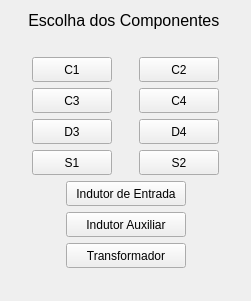
         <widget class="QWidget" name="layoutWidget_2">
             <property name="geometry">
                 <rect>
                     <x>330</x>
                     <y>410</y>
                     <width>251</width>
                     <height>301</height>
                 </rect>
             </property>
             <layout class="QVBoxLayout" name="verticalLayout_4">
                 <item>
                     <layout class="QHBoxLayout" name="horizontalLayout_19">
                         <item>
                             <spacer name="horizontalSpacer_36">
                                 <property name="orientation">
                                     <enum>Qt::Horizontal</enum>
                                 </property>
                                 <property name="sizeHint" stdset="0">
                                     <size>
                                         <width>40</width>
                                         <height>20</height>
                                     </size>
                                 </property>
                             </spacer>
                         </item>
                         <item>
                             <widget class="QLabel" name="label_ConfiguracoesDoOtimizador_4">
                                 <property name="sizePolicy">
                                     <sizepolicy hsizetype="Fixed" vsizetype="Fixed">
                                         <horstretch>0</horstretch>
                                         <verstretch>0</verstretch>
                                     </sizepolicy>
                                 </property>
                                 <property name="text">
                                     <string>&lt;html&gt;&lt;head/&gt;&lt;body&gt;&lt;p align=&quot;center&quot;&gt;&lt;span
                                         style=&quot; font-size:12pt;&quot;&gt;Escolha dos Componentes&lt;/span&gt;&lt;/p&gt;&lt;/body&gt;&lt;/html&gt;
                                     </string>
                                 </property>
                             </widget>
                         </item>
                         <item>
                             <spacer name="horizontalSpacer_37">
                                 <property name="orientation">
                                     <enum>Qt::Horizontal</enum>
                                 </property>
                                 <property name="sizeHint" stdset="0">
                                     <size>
                                         <width>40</width>
                                         <height>20</height>
                                     </size>
                                 </property>
                             </spacer>
                         </item>
                     </layout>
                 </item>
                 <item>
                     <spacer name="verticalSpacer_8">
                         <property name="orientation">
                             <enum>Qt::Vertical</enum>
                         </property>
                         <property name="sizeType">
                             <enum>QSizePolicy::Fixed</enum>
                         </property>
                         <property name="sizeHint" stdset="0">
                             <size>
                                 <width>20</width>
                                 <height>20</height>
                             </size>
                         </property>
                     </spacer>
                 </item>
                 <item>
                     <layout class="QHBoxLayout" name="horizontalLayout_26">
                         <item>
                             <spacer name="horizontalSpacer_55">
                                 <property name="orientation">
                                     <enum>Qt::Horizontal</enum>
                                 </property>
                                 <property name="sizeHint" stdset="0">
                                     <size>
                                         <width>40</width>
                                         <height>20</height>
                                     </size>
                                 </property>
                             </spacer>
                         </item>
                         <item>
                             <widget class="QPushButton" name="pushButtonSelC1">
                                 <property name="sizePolicy">
                                     <sizepolicy hsizetype="Fixed" vsizetype="Fixed">
                                         <horstretch>0</horstretch>
                                         <verstretch>0</verstretch>
                                     </sizepolicy>
                                 </property>
                                 <property name="minimumSize">
                                     <size>
                                         <width>80</width>
                                         <height>25</height>
                                     </size>
                                 </property>
                                 <property name="maximumSize">
                                     <size>
                                         <width>120</width>
                                         <height>25</height>
                                     </size>
                                 </property>
                                 <property name="text">
                                     <string>C1</string>
                                 </property>
                             </widget>
                         </item>
                         <item>
                             <spacer name="horizontalSpacer_42">
                                 <property name="orientation">
                                     <enum>Qt::Horizontal</enum>
                                 </property>
                                 <property name="sizeHint" stdset="0">
                                     <size>
                                         <width>40</width>
                                         <height>20</height>
                                     </size>
                                 </property>
                             </spacer>
                         </item>
                         <item>
                             <widget class="QPushButton" name="pushButtonSelC2">
                                 <property name="sizePolicy">
                                     <sizepolicy hsizetype="Fixed" vsizetype="Fixed">
                                         <horstretch>0</horstretch>
                                         <verstretch>0</verstretch>
                                     </sizepolicy>
                                 </property>
                                 <property name="minimumSize">
                                     <size>
                                         <width>80</width>
                                         <height>25</height>
                                     </size>
                                 </property>
                                 <property name="maximumSize">
                                     <size>
                                         <width>120</width>
                                         <height>25</height>
                                     </size>
                                 </property>
                                 <property name="text">
                                     <string>C2</string>
                                 </property>
                             </widget>
                         </item>
                         <item>
                             <spacer name="horizontalSpacer_56">
                                 <property name="orientation">
                                     <enum>Qt::Horizontal</enum>
                                 </property>
                                 <property name="sizeHint" stdset="0">
                                     <size>
                                         <width>40</width>
                                         <height>20</height>
                                     </size>
                                 </property>
                             </spacer>
                         </item>
                     </layout>
                 </item>
                 <item>
                     <layout class="QHBoxLayout" name="horizontalLayout_20">
                         <item>
                             <spacer name="horizontalSpacer_50">
                                 <property name="orientation">
                                     <enum>Qt::Horizontal</enum>
                                 </property>
                                 <property name="sizeHint" stdset="0">
                                     <size>
                                         <width>40</width>
                                         <height>20</height>
                                     </size>
                                 </property>
                             </spacer>
                         </item>
                         <item>
                             <widget class="QPushButton" name="pushButtonSelC3">
                                 <property name="sizePolicy">
                                     <sizepolicy hsizetype="Fixed" vsizetype="Fixed">
                                         <horstretch>0</horstretch>
                                         <verstretch>0</verstretch>
                                     </sizepolicy>
                                 </property>
                                 <property name="minimumSize">
                                     <size>
                                         <width>80</width>
                                         <height>25</height>
                                     </size>
                                 </property>
                                 <property name="maximumSize">
                                     <size>
                                         <width>120</width>
                                         <height>25</height>
                                     </size>
                                 </property>
                                 <property name="text">
                                     <string>C3</string>
                                 </property>
                             </widget>
                         </item>
                         <item>
                             <spacer name="horizontalSpacer_39">
                                 <property name="orientation">
                                     <enum>Qt::Horizontal</enum>
                                 </property>
                                 <property name="sizeHint" stdset="0">
                                     <size>
                                         <width>40</width>
                                         <height>20</height>
                                     </size>
                                 </property>
                             </spacer>
                         </item>
                         <item>
                             <widget class="QPushButton" name="pushButtonSelC4">
                                 <property name="sizePolicy">
                                     <sizepolicy hsizetype="Fixed" vsizetype="Fixed">
                                         <horstretch>0</horstretch>
                                         <verstretch>0</verstretch>
                                     </sizepolicy>
                                 </property>
                                 <property name="minimumSize">
                                     <size>
                                         <width>80</width>
                                         <height>25</height>
                                     </size>
                                 </property>
                                 <property name="maximumSize">
                                     <size>
                                         <width>120</width>
                                         <height>25</height>
                                     </size>
                                 </property>
                                 <property name="text">
                                     <string>C4</string>
                                 </property>
                             </widget>
                         </item>
                         <item>
                             <spacer name="horizontalSpacer_40">
                                 <property name="orientation">
                                     <enum>Qt::Horizontal</enum>
                                 </property>
                                 <property name="sizeHint" stdset="0">
                                     <size>
                                         <width>40</width>
                                         <height>20</height>
                                     </size>
                                 </property>
                             </spacer>
                         </item>
                     </layout>
                 </item>
                 <item>
                     <layout class="QHBoxLayout" name="horizontalLayout_21">
                         <item>
                             <spacer name="horizontalSpacer_51">
                                 <property name="orientation">
                                     <enum>Qt::Horizontal</enum>
                                 </property>
                                 <property name="sizeHint" stdset="0">
                                     <size>
                                         <width>40</width>
                                         <height>20</height>
                                     </size>
                                 </property>
                             </spacer>
                         </item>
                         <item>
                             <widget class="QPushButton" name="pushButtonSelD3">
                                 <property name="sizePolicy">
                                     <sizepolicy hsizetype="Fixed" vsizetype="Fixed">
                                         <horstretch>0</horstretch>
                                         <verstretch>0</verstretch>
                                     </sizepolicy>
                                 </property>
                                 <property name="minimumSize">
                                     <size>
                                         <width>80</width>
                                         <height>25</height>
                                     </size>
                                 </property>
                                 <property name="maximumSize">
                                     <size>
                                         <width>120</width>
                                         <height>25</height>
                                     </size>
                                 </property>
                                 <property name="text">
                                     <string>D3</string>
                                 </property>
                             </widget>
                         </item>
                         <item>
                             <spacer name="horizontalSpacer_41">
                                 <property name="orientation">
                                     <enum>Qt::Horizontal</enum>
                                 </property>
                                 <property name="sizeHint" stdset="0">
                                     <size>
                                         <width>40</width>
                                         <height>20</height>
                                     </size>
                                 </property>
                             </spacer>
                         </item>
                         <item>
                             <widget class="QPushButton" name="pushButtonSelD4">
                                 <property name="sizePolicy">
                                     <sizepolicy hsizetype="Fixed" vsizetype="Fixed">
                                         <horstretch>0</horstretch>
                                         <verstretch>0</verstretch>
                                     </sizepolicy>
                                 </property>
                                 <property name="minimumSize">
                                     <size>
                                         <width>80</width>
                                         <height>25</height>
                                     </size>
                                 </property>
                                 <property name="maximumSize">
                                     <size>
                                         <width>120</width>
                                         <height>25</height>
                                     </size>
                                 </property>
                                 <property name="text">
                                     <string>D4</string>
                                 </property>
                             </widget>
                         </item>
                         <item>
                             <spacer name="horizontalSpacer_53">
                                 <property name="orientation">
                                     <enum>Qt::Horizontal</enum>
                                 </property>
                                 <property name="sizeHint" stdset="0">
                                     <size>
                                         <width>40</width>
                                         <height>20</height>
                                     </size>
                                 </property>
                             </spacer>
                         </item>
                     </layout>
                 </item>
                 <item>
                     <layout class="QHBoxLayout" name="horizontalLayout_22">
                         <item>
                             <spacer name="horizontalSpacer_52">
                                 <property name="orientation">
                                     <enum>Qt::Horizontal</enum>
                                 </property>
                                 <property name="sizeHint" stdset="0">
                                     <size>
                                         <width>40</width>
                                         <height>20</height>
                                     </size>
                                 </property>
                             </spacer>
                         </item>
                         <item>
                             <widget class="QPushButton" name="pushButtonSelS1">
                                 <property name="sizePolicy">
                                     <sizepolicy hsizetype="Fixed" vsizetype="Fixed">
                                         <horstretch>0</horstretch>
                                         <verstretch>0</verstretch>
                                     </sizepolicy>
                                 </property>
                                 <property name="minimumSize">
                                     <size>
                                         <width>80</width>
                                         <height>25</height>
                                     </size>
                                 </property>
                                 <property name="maximumSize">
                                     <size>
                                         <width>120</width>
                                         <height>25</height>
                                     </size>
                                 </property>
                                 <property name="text">
                                     <string>S1</string>
                                 </property>
                             </widget>
                         </item>
                         <item>
                             <spacer name="horizontalSpacer_43">
                                 <property name="orientation">
                                     <enum>Qt::Horizontal</enum>
                                 </property>
                                 <property name="sizeHint" stdset="0">
                                     <size>
                                         <width>40</width>
                                         <height>20</height>
                                     </size>
                                 </property>
                             </spacer>
                         </item>
                         <item>
                             <widget class="QPushButton" name="pushButtonSelS2">
                                 <property name="sizePolicy">
                                     <sizepolicy hsizetype="Fixed" vsizetype="Fixed">
                                         <horstretch>0</horstretch>
                                         <verstretch>0</verstretch>
                                     </sizepolicy>
                                 </property>
                                 <property name="minimumSize">
                                     <size>
                                         <width>80</width>
                                         <height>25</height>
                                     </size>
                                 </property>
                                 <property name="maximumSize">
                                     <size>
                                         <width>120</width>
                                         <height>25</height>
                                     </size>
                                 </property>
                                 <property name="text">
                                     <string>S2</string>
                                 </property>
                             </widget>
                         </item>
                         <item>
                             <spacer name="horizontalSpacer_54">
                                 <property name="orientation">
                                     <enum>Qt::Horizontal</enum>
                                 </property>
                                 <property name="sizeHint" stdset="0">
                                     <size>
                                         <width>40</width>
                                         <height>20</height>
                                     </size>
                                 </property>
                             </spacer>
                         </item>
                     </layout>
                 </item>
                 <item>
                     <layout class="QHBoxLayout" name="horizontalLayout_23">
                         <item>
                             <spacer name="horizontalSpacer_44">
                                 <property name="orientation">
                                     <enum>Qt::Horizontal</enum>
                                 </property>
                                 <property name="sizeHint" stdset="0">
                                     <size>
                                         <width>40</width>
                                         <height>20</height>
                                     </size>
                                 </property>
                             </spacer>
                         </item>
                         <item>
                             <widget class="QPushButton" name="pushButtonSelLi">
                                 <property name="sizePolicy">
                                     <sizepolicy hsizetype="Fixed" vsizetype="Fixed">
                                         <horstretch>0</horstretch>
                                         <verstretch>0</verstretch>
                                     </sizepolicy>
                                 </property>
                                 <property name="minimumSize">
                                     <size>
                                         <width>120</width>
                                         <height>25</height>
                                     </size>
                                 </property>
                                 <property name="maximumSize">
                                     <size>
                                         <width>120</width>
                                         <height>25</height>
                                     </size>
                                 </property>
                                 <property name="text">
                                     <string>Indutor de Entrada</string>
                                 </property>
                             </widget>
                         </item>
                         <item>
                             <spacer name="horizontalSpacer_45">
                                 <property name="orientation">
                                     <enum>Qt::Horizontal</enum>
                                 </property>
                                 <property name="sizeHint" stdset="0">
                                     <size>
                                         <width>40</width>
                                         <height>20</height>
                                     </size>
                                 </property>
                             </spacer>
                         </item>
                     </layout>
                 </item>
                 <item>
                     <layout class="QHBoxLayout" name="horizontalLayout_24">
                         <item>
                             <spacer name="horizontalSpacer_46">
                                 <property name="orientation">
                                     <enum>Qt::Horizontal</enum>
                                 </property>
                                 <property name="sizeHint" stdset="0">
                                     <size>
                                         <width>40</width>
                                         <height>20</height>
                                     </size>
                                 </property>
                             </spacer>
                         </item>
                         <item>
                             <widget class="QPushButton" name="pushButtonSelLk">
                                 <property name="sizePolicy">
                                     <sizepolicy hsizetype="Fixed" vsizetype="Fixed">
                                         <horstretch>0</horstretch>
                                         <verstretch>0</verstretch>
                                     </sizepolicy>
                                 </property>
                                 <property name="minimumSize">
                                     <size>
                                         <width>120</width>
                                         <height>25</height>
                                     </size>
                                 </property>
                                 <property name="maximumSize">
                                     <size>
                                         <width>120</width>
                                         <height>25</height>
                                     </size>
                                 </property>
                                 <property name="text">
                                     <string>Indutor Auxiliar</string>
                                 </property>
                             </widget>
                         </item>
                         <item>
                             <spacer name="horizontalSpacer_47">
                                 <property name="orientation">
                                     <enum>Qt::Horizontal</enum>
                                 </property>
                                 <property name="sizeHint" stdset="0">
                                     <size>
                                         <width>40</width>
                                         <height>20</height>
                                     </size>
                                 </property>
                             </spacer>
                         </item>
                     </layout>
                 </item>
                 <item>
                     <layout class="QHBoxLayout" name="horizontalLayout_25">
                         <item>
                             <spacer name="horizontalSpacer_48">
                                 <property name="orientation">
                                     <enum>Qt::Horizontal</enum>
                                 </property>
                                 <property name="sizeHint" stdset="0">
                                     <size>
                                         <width>40</width>
                                         <height>20</height>
                                     </size>
                                 </property>
                             </spacer>
                         </item>
                         <item>
                             <widget class="QPushButton" name="pushButtonSelTr">
                                 <property name="sizePolicy">
                                     <sizepolicy hsizetype="Fixed" vsizetype="Fixed">
                                         <horstretch>0</horstretch>
                                         <verstretch>0</verstretch>
                                     </sizepolicy>
                                 </property>
                                 <property name="minimumSize">
                                     <size>
                                         <width>120</width>
                                         <height>25</height>
                                     </size>
                                 </property>
                                 <property name="maximumSize">
                                     <size>
                                         <width>120</width>
                                         <height>25</height>
                                     </size>
                                 </property>
                                 <property name="text">
                                     <string>Transformador</string>
                                 </property>
                             </widget>
                         </item>
                         <item>
                             <spacer name="horizontalSpacer_49">
                                 <property name="orientation">
                                     <enum>Qt::Horizontal</enum>
                                 </property>
                                 <property name="sizeHint" stdset="0">
                                     <size>
                                         <width>40</width>
                                         <height>20</height>
                                     </size>
                                 </property>
                             </spacer>
                         </item>
                     </layout>
                 </item>
                 <item>
                     <spacer name="verticalSpacer_5">
                         <property name="orientation">
                             <enum>Qt::Vertical</enum>
                         </property>
                         <property name="sizeHint" stdset="0">
                             <size>
                                 <width>20</width>
                                 <height>40</height>
                             </size>
                         </property>
                     </spacer>
                 </item>
             </layout>
         </widget>
